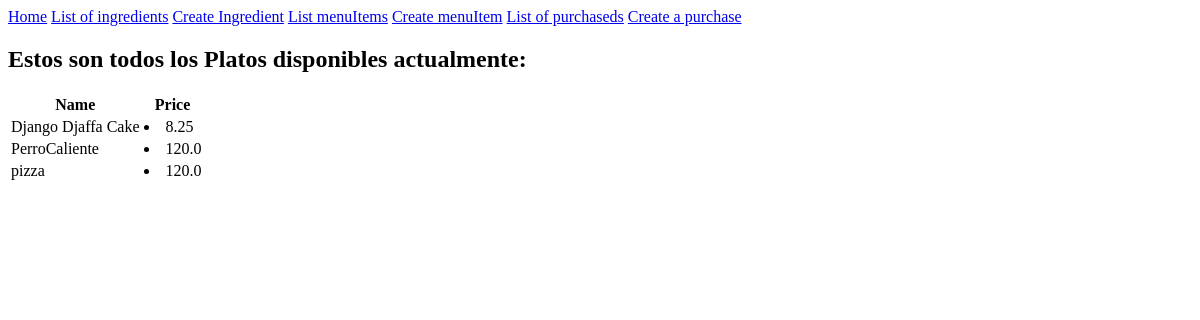
Page /menuitems-list on the earlier database version.
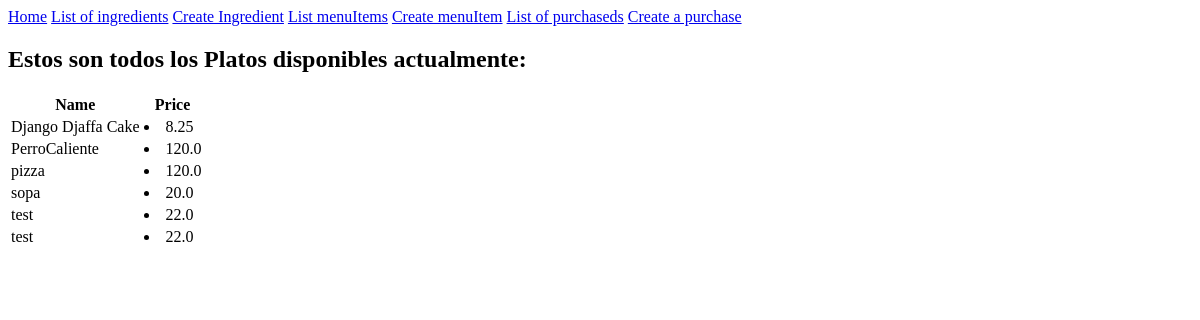
Same page on the later database version.
### inventory/models.py (models this page shows, shortened)
class menuItem(models.Model):
    name = models.CharField(max_length=20)
    price = models.FloatField(default=0)

### inventory/views.py (the view)
# urls.py: path('menuitems-list', views.menuItemView.as_view(), name="menuItemView"),
class menuItemView(ListView):
  model = menuItem
  template_name = "inventory/menuItem_list.html"

### inventory/templates/inventory/menuItem_list.html
{% extends 'inventory/base.html' %}
{% load static %}
{% block head %}
<link rel="stylesheet" href="{% static 'inventory/style.css' %}">
{% endblock %}
{% block content %}
<h2> Estos son todos los Platos disponibles actualmente:</h2>
<table class="line-table">
    <thead>
      <tr>
        <th>Name</th>
        <th>Price</th>
      </tr>
    </thead>
    <tbody>
    {% for key in object_list %}
      <tr>
        <td>
          {{ key.name }}
        </td>
        <td>
            <li>{{ key.price }}</li>
        </td>
      </tr>
    {% endfor %}
    </tbody>
  </table>
{% endblock %}

Differences in the rows shown:
added menuItem: name "sopa", price "20.0"
added menuItem: name "test", price "22.0"
added menuItem: name "test", price "22.0"
